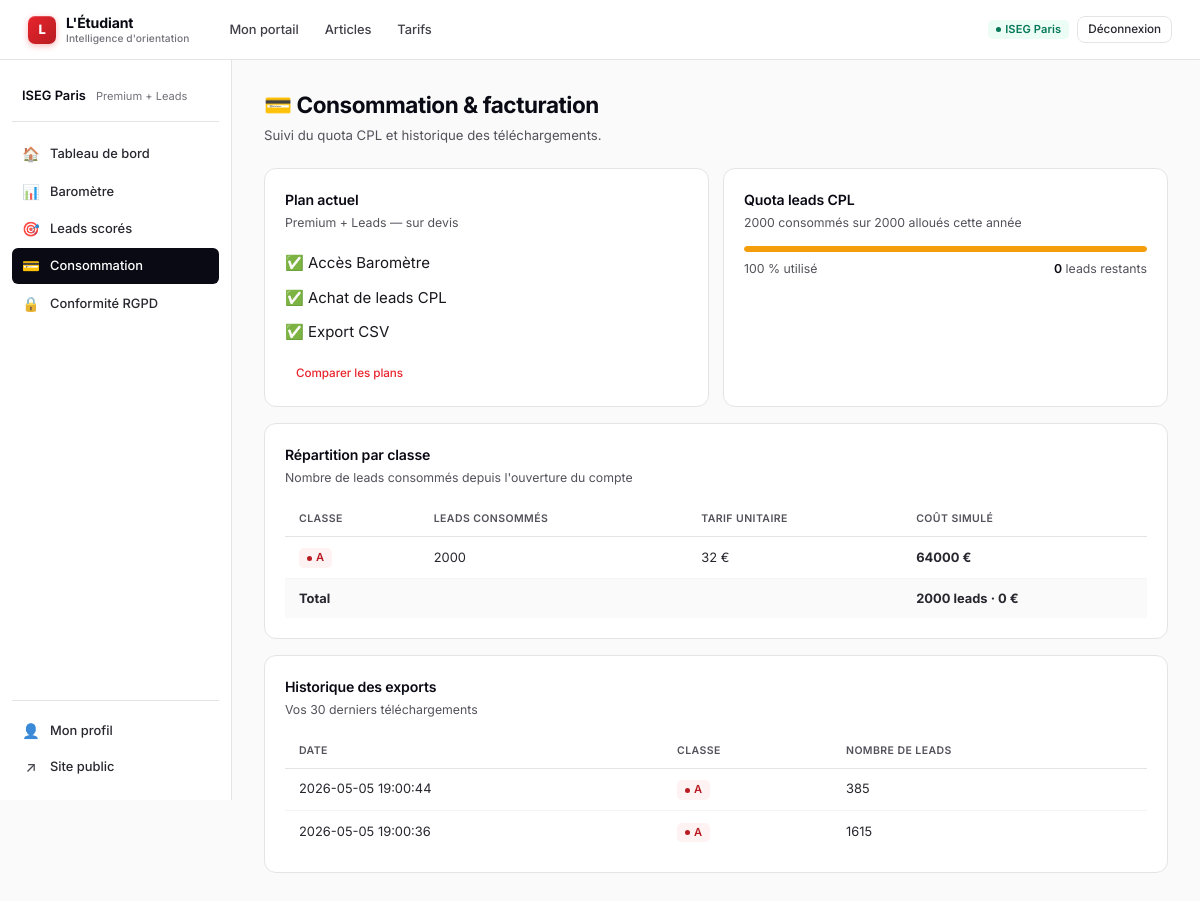
The page /portal/billing (signed in) on the database its author committed.
### tables this page shows
CREATE TABLE users (
            id            INTEGER PRIMARY KEY AUTOINCREMENT,
            email         TEXT UNIQUE NOT NULL,
            password_hash TEXT NOT NULL,
            school_name   TEXT,
            role          TEXT NOT NULL DEFAULT 'client',
            plan          TEXT NOT NULL DEFAULT 'starter',
            quota_leads   INTEGER NOT NULL DEFAULT 500,
            status        TEXT NOT NULL DEFAULT 'pending',
            created_at    TEXT NOT NULL
        );

CREATE TABLE leads_consumption (
            id          INTEGER PRIMARY KEY AUTOINCREMENT,
            user_id     INTEGER NOT NULL,
            lead_class  TEXT NOT NULL,
            nb_downloaded INTEGER NOT NULL,
            exported_at TEXT NOT NULL,
            FOREIGN KEY (user_id) REFERENCES users(id) ON DELETE CASCADE
        );

### app.py (the view)
@app.route("/portal/billing")
@login_required
def portal_billing():
    summary = auth_mod.consumption_summary(current_user.id)
    consumed = sum(summary.values())
    history = auth_mod.consumption_history(current_user.id, 30)
    plan = PLAN_FEATURES[current_user.plan]
    return render_template(
        "portal/billing.html",
        plan=plan,
        summary=summary,
        consumed=consumed,
        quota=current_user.quota_leads,
        quota_pct=min(100, round(consumed / current_user.quota_leads * 100, 1)) if current_user.quota_leads else 0,
        history=history,
    )

### app.py (called while the page is built)
@login_manager.user_loader
def load_user(user_id):
    return auth_mod.User.get(user_id)

@app.context_processor
def inject_globals():
    return {
        "current_year": datetime.now().year,
        "plan_features": PLAN_FEATURES,
    }

### auth.py (called while the page is built)
def get_db():
    conn = sqlite3.connect(DB_PATH)
    conn.row_factory = sqlite3.Row
    conn.execute("PRAGMA foreign_keys = ON")
    return conn

def consumption_summary(user_id):
    conn = get_db()
    rows = conn.execute(
        """SELECT lead_class, SUM(nb_downloaded) AS total
           FROM leads_consumption WHERE user_id = ? GROUP BY lead_class""",
        (user_id,),
    ).fetchall()
    conn.close()
    return {r["lead_class"]: r["total"] for r in rows}

def consumption_history(user_id, limit=20):
    conn = get_db()
    rows = conn.execute(
        """SELECT lead_class, nb_downloaded, exported_at
           FROM leads_consumption WHERE user_id = ?
           ORDER BY exported_at DESC LIMIT ?""",
        (user_id, limit),
    ).fetchall()
    conn.close()
    return [dict(r) for r in rows]

    @property
    def is_active(self) -> bool:
        return self.status == "active"

    @property
    def plan_label(self) -> str:
        return {
            "starter": "Baromètre Starter",
            "growth": "Baromètre Growth",
            "premium": "Baromètre Premium",
            "leads_only": "Leads CPL",
            "premium_leads": "Premium + Leads",
            "admin": "Administrateur",
        }.get(self.plan, self.plan)

    @classmethod
    def get(cls, user_id):
        conn = get_db()
        row = conn.execute("SELECT * FROM users WHERE id = ?", (user_id,)).fetchone()
        conn.close()
        return cls(row) if row else None

### templates/portal/billing.html (shortened to what this page needs)
{% extends "portal/_layout.html" %}
{% block portal_content %}
<div class="page-head">
  <div>
    <h1>💳 Consommation &amp; facturation</h1>
    <div class="sub">Suivi du quota CPL et historique des téléchargements.</div>
  </div>
</div>
<div class="card-grid two">
  <div class="card">
    <h3>Plan actuel</h3>
    <p class="card-sub">{{ plan.label }} — {{ plan.price }}</p>
    <ul style="list-style: none; margin-top: 10px;">
      <li style="padding: 6px 0;">{% if plan.barometre %}✅{% else %}—{% endif %} Accès Baromètre</li>
      <li style="padding: 6px 0;">{% if plan.leads %}✅{% else %}—{% endif %} Achat de leads CPL</li>
      <li style="padding: 6px 0;">{% if plan.leads %}✅{% else %}—{% endif %} Export CSV</li>
    </ul>
    <a href="{{ url_for('pricing') }}" class="btn btn-outline btn-sm" style="margin-top: 10px;">Comparer les plans</a>
  </div>
  <div class="card">
    <h3>Quota leads CPL</h3>
    {% if quota %}
      <p class="card-sub">{{ consumed }} consommés sur {{ quota }} alloués cette année</p>
      <div class="quota-bar" style="margin-top: 14px;">
        <div class="quota-fill {% if quota_pct > 75 %}warning{% endif %}" style="width: {{ quota_pct }}%;"></div>
      </div>
      <div class="quota-meta" style="margin-top: 8px;">
        <span>{{ quota_pct }} % utilisé</span>
        <span><strong>{{ quota - consumed }}</strong> leads restants</span>
      </div>
    {% else %}
      <p class="card-sub">Aucun quota — votre plan ne comprend pas de leads CPL.</p>
      <a href="{{ url_for('pricing') }}" class="btn btn-outline btn-sm" style="margin-top: 10px;">Activer les leads</a>
    {% endif %}
  </div>
</div>
<div class="card" style="margin-top: 16px;">
  <h3>Répartition par classe</h3>
  <p class="card-sub">Nombre de leads consommés depuis l'ouverture du compte</p>
  {% if summary %}
    <table class="simple-table">
      <thead><tr><th>Classe</th><th>Leads consommés</th><th>Tarif unitaire</th><th>Coût simulé</th></tr></thead>
      <tbody>
        {% set prices = {'A': 32, 'B': 11, 'C': 3} %}
        {% for cls, n in summary.items() %}
        <tr>
          <td><span class="badge badge-{{ cls|lower }}">{{ cls }}</span></td>
          <td>{{ n }}</td>
          <td>{{ prices.get(cls, '—') }} €</td>
          <td><strong>{{ n * prices.get(cls, 0) }} €</strong></td>
        </tr>
        {% endfor %}
        <tr style="background: var(--bg);">
          <td colspan="3"><strong>Total</strong></td>
          <td><strong>{{ summary.items()|sum(attribute=1) }} leads · {% set total_eur = 0 %}{% for c, n in summary.items() %}{% set total_eur = total_eur + n * prices.get(c, 0) %}{% endfor %}{{ total_eur }} €</strong></td>
        </tr>
      </tbody>
    </table>
  {% else %}
    <p style="color: var(--muted); font-size: 0.9rem; margin-top: 10px;">Aucune consommation pour le moment. Allez sur la page Leads pour exporter votre premier lot.</p>
  {% endif %}
</div>
<div class="card" style="margin-top: 16px;">
  <h3>Historique des exports</h3>
  <p class="card-sub">Vos 30 derniers téléchargements</p>
  {% if history %}
    <table class="simple-table">
      <thead><tr><th>Date</th><th>Classe</th><th>Nombre de leads</th></tr></thead>
      <tbody>
        {% for h in history %}
        <tr>
          <td>{{ h.exported_at.replace('T', ' ')[:19] }}</td>
          <td><span class="badge badge-{{ h.lead_class|lower }}">{{ h.lead_class }}</span></td>
          <td>{{ h.nb_downloaded }}</td>
        </tr>
        {% endfor %}
      </tbody>
    </table>
  {% else %}
    <p style="color: var(--muted); font-size: 0.9rem; margin-top: 10px;">Aucun export à afficher.</p>
  {% endif %}
</div>
{% endblock %}

### templates/portal/_layout.html (shortened to what this page needs)
{% extends "base.html" %}
{% set hide_footer = True %}
{% block head %}
  <link rel="stylesheet" href="{{ url_for('static', filename='css/dashboard.css') }}">
{% endblock %}
{% block content %}
<div class="portal">
  <aside class="sidebar">
    <div class="who">
      <div class="name">{{ current_user.school_name or current_user.email }}</div>
      <div class="plan">{{ current_user.plan_label }}</div>
    </div>
    <a href="{{ url_for('portal_home') }}"       class="{% if request.endpoint == 'portal_home' %}active{% endif %}">
      <span class="icon">🏠</span> Tableau de bord
    </a>
    <a href="{{ url_for('portal_barometre') }}"  class="{% if request.endpoint == 'portal_barometre' %}active{% endif %}">
      <span class="icon">📊</span> Baromètre
    </a>
    <a href="{{ url_for('portal_leads') }}"      class="{% if request.endpoint == 'portal_leads' %}active{% endif %}">
      <span class="icon">🎯</span> Leads scorés
    </a>
    <a href="{{ url_for('portal_billing') }}"    class="{% if request.endpoint == 'portal_billing' %}active{% endif %}">
      <span class="icon">💳</span> Consommation
    </a>
    <a href="{{ url_for('portal_compliance') }}" class="{% if request.endpoint == 'portal_compliance' %}active{% endif %}">
      <span class="icon">🔒</span> Conformité RGPD
    </a>
    <div class="sidebar-bottom">
      <a href="{{ url_for('portal_profile') }}"  class="{% if request.endpoint == 'portal_profile' %}active{% endif %}">
        <span class="icon">👤</span> Mon profil
      </a>
      <a href="{{ url_for('home') }}">
        <span class="icon">↗</span> Site public
      </a>
    </div>
  </aside>
  <main class="main">
    {% block portal_content %}{% endblock %}
  </main>
</div>
{% endblock %}

### templates/base.html (shortened to what this page needs)
<!DOCTYPE html>
<html lang="fr">
<head>
  <link rel="stylesheet" href="{{ url_for('static', filename='css/style.css') }}">
  {% block head %}{% endblock %}
</head>
<body>
<nav class="topbar">
  <div class="topbar-inner">
    <a href="{{ url_for('home') }}" class="brand">
      <span class="brand-logo">L</span>
      <span>L'Étudiant <small>Intelligence d'orientation</small></span>
    </a>
    {% if current_user.is_authenticated %}
      <div class="nav">
        <a href="{{ url_for('portal_home') }}">Mon portail</a>
        <a href="{{ url_for('articles') }}">Articles</a>
        <a href="{{ url_for('pricing') }}">Tarifs</a>
      </div>
      <div class="nav-cta">
        <span class="badge badge-active" title="{{ current_user.email }}">{{ current_user.school_name or current_user.email }}</span>
        <form action="{{ url_for('logout') }}" method="post" style="margin:0">
          <button class="btn btn-ghost btn-sm" type="submit">Déconnexion</button>
        </form>
      </div>
    {% endif %}
  </div>
</nav>
{% block content %}{% endblock %}
</body>
</html>

### static/css/style.css (style rules this page uses)
:root { --primary: #E8242C; --primary-600: #d61c24; --primary-700: #b81c22; --primary-50: #fef2f3; --primary-100: #fde2e3; --ink-900: #0a0a14; --ink-800: #18181f; --ink-700: #27272f; --ink-600: #3f3f47; --ink-500: #52525b; --ink-400: #71717a; --ink-300: #a1a1aa; --ink-200: #d4d4d8; --ink-100: #e4e4e7; --ink-50: #f4f4f5; --ink-25: #fafafa; --bg: #fafafa; --surface: #ffffff; --surface-soft: #f4f4f5; --emerald: #10b981; --emerald-50: #ecfdf5; --amber: #f59e0b; --amber-50: #fffbeb; --indigo: #6366f1; --indigo-50: #eef2ff; --rose: #f43f5e; --border: #e4e4e7; --border-soft: #f4f4f5; --shadow-xs: 0 1px 2px rgba(10,10,20,0.04); --shadow-sm: 0 1px 3px rgba(10,10,20,0.06), 0 1px 2px rgba(10,10,20,0.04); --shadow-md: 0 4px 12px rgba(10,10,20,0.08), 0 2px 4px rgba(10,10,20,0.04); --shadow-lg: 0 12px 32px rgba(10,10,20,0.10), 0 4px 8px rgba(10,10,20,0.04); --r-sm: 6px; --r-md: 8px; --r-lg: 12px; --r-xl: 16px; --max: 1240px; }
* { box-sizing: border-box; margin: 0; padding: 0; }
html { font-size: 15px; }
body { font-family: 'Inter', -apple-system, BlinkMacSystemFont, system-ui, sans-serif; font-feature-settings: 'cv11', 'ss01', 'ss03'; -webkit-font-smoothing: antialiased; background: var(--bg); color: var(--ink-800); line-height: 1.5; }
a { color: var(--primary); text-decoration: none; transition: color 0.15s; }
.topbar { background: rgba(255,255,255,0.85); backdrop-filter: saturate(180%) blur(10px); -webkit-backdrop-filter: saturate(180%) blur(10px); border-bottom: 1px solid var(--border); position: sticky; top: 0; z-index: 50; height: 60px; }
.topbar-inner { max-width: var(--max); margin: 0 auto; padding: 0 28px; display: flex; align-items: center; gap: 28px; height: 100%; }
.brand { display: flex; align-items: center; gap: 10px; font-weight: 700; font-size: 0.94rem; color: var(--ink-900); letter-spacing: -0.01em; }
.brand-logo { width: 28px; height: 28px; background: linear-gradient(135deg, var(--primary) 0%, var(--primary-700) 100%); border-radius: 7px; display: grid; place-items: center; color: white; font-weight: 800; font-size: 0.86rem; box-shadow: 0 2px 6px rgba(232,36,44,0.32), inset 0 1px 0 rgba(255,255,255,0.2); }
.brand small { display: block; font-size: 0.68rem; color: var(--ink-400); font-weight: 500; letter-spacing: 0.01em; margin-top: -2px; }
.nav { display: flex; align-items: center; gap: 2px; flex: 1; }
.nav a { color: var(--ink-600); padding: 7px 12px; border-radius: var(--r-md); font-size: 0.86rem; font-weight: 500; letter-spacing: -0.005em; transition: all 0.12s; }
.nav-cta { display: flex; align-items: center; gap: 8px; }
.btn { display: inline-flex; align-items: center; justify-content: center; gap: 6px; padding: 8px 14px; border-radius: var(--r-md); border: 1px solid transparent; font-family: inherit; font-size: 0.86rem; font-weight: 500; letter-spacing: -0.005em; cursor: pointer; transition: all 0.12s; white-space: nowrap; line-height: 1.25; }
.btn-ghost { background: transparent; color: var(--ink-700); border-color: var(--border); }
.btn-sm { padding: 5px 10px; font-size: 0.78rem; gap: 5px; }
.badge { display: inline-flex; align-items: center; gap: 4px; padding: 2px 8px; border-radius: 5px; font-size: 0.74rem; font-weight: 600; letter-spacing: 0.01em; white-space: nowrap; line-height: 1.4; }
.badge::before { content: ""; width: 5px; height: 5px; border-radius: 50%; background: currentColor; }
.badge-a { background: var(--primary-50); color: var(--primary-700); }
.badge-active { background: var(--emerald-50); color: #047857; }

### rows shown on the page
users: school_name "ISEG Paris", quota_leads "2000", quota-consumed "0"
leads_consumption: exported_at "2026-05-05 19:00:44", lead_class "A", nb_downloaded "385"
leads_consumption: exported_at "2026-05-05 19:00:36", lead_class "A", nb_downloaded "1615"

### other values the page prints
{{ current_user.plan_label }} "Premium + Leads"
{{ plan.label }} "Premium + Leads"
{{ plan.price }} "sur devis"
{{ consumed }} "2000"
{{ quota_pct }} "100"
{{ cls }} "A"
{{ n }} "2000"
{{ prices.get(cls, '—') }} "32"
{{ n * prices.get(cls, 0) }} "64000"
{{ summary.items()|sum(attribute=1) }} "2000"
{{ total_eur }} "0"
